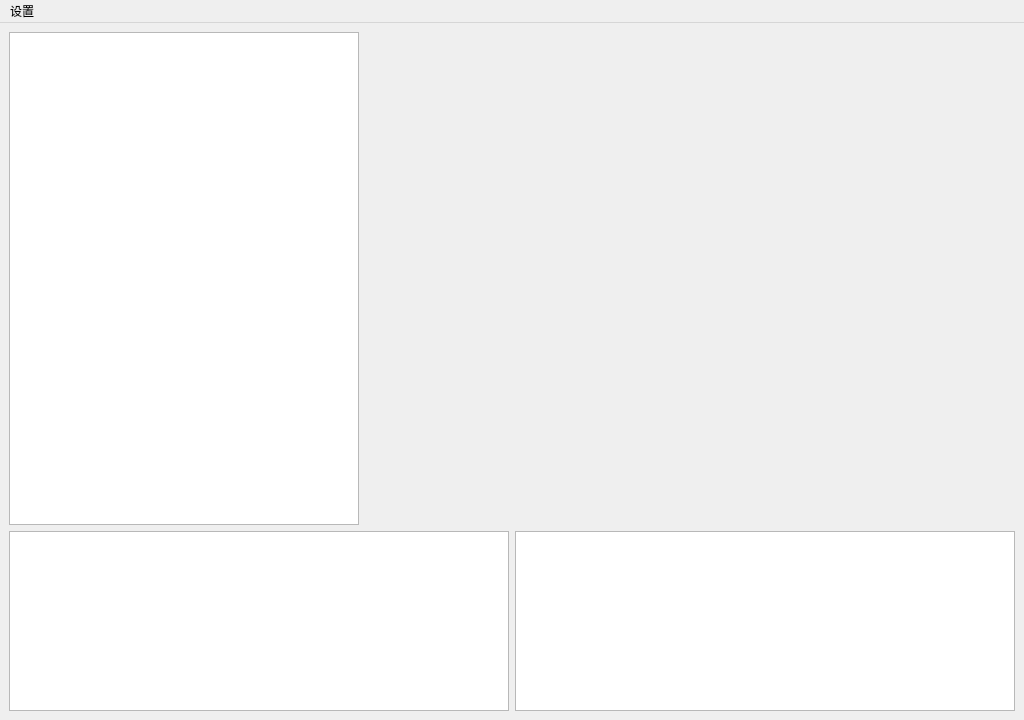
<?xml version="1.0" encoding="UTF-8"?>
<ui version="4.0">
 <class>MainWindow</class>
 <widget class="QMainWindow" name="MainWindow">
  <property name="geometry">
   <rect>
    <x>0</x>
    <y>0</y>
    <width>1024</width>
    <height>720</height>
   </rect>
  </property>
  <property name="windowTitle">
   <string>MainWindow</string>
  </property>
  <widget class="QWidget" name="centralwidget">
   <layout class="QVBoxLayout" name="verticalLayout">
    <item>
     <layout class="QHBoxLayout" name="horizontalLayout_2">
      <item>
       <widget class="QTreeView" name="treeViewDevice">
        <property name="sizePolicy">
         <sizepolicy hsizetype="Maximum" vsizetype="Expanding">
          <horstretch>0</horstretch>
          <verstretch>0</verstretch>
         </sizepolicy>
        </property>
        <property name="maximumSize">
         <size>
          <width>350</width>
          <height>16777215</height>
         </size>
        </property>
        <property name="styleSheet">
         <string notr="true">
QTreeView::branch:has-siblings:!adjoins-item {
      border-image: url(:/images/stylesheet-vline.png) 0;
  }

  QTreeView::branch:has-siblings:adjoins-item {
      border-image: url(:/images/stylesheet-branch-more.png) 0;
  }

  QTreeView::branch:!has-children:!has-siblings:adjoins-item {
      border-image: url(:/images/stylesheet-branch-end.png) 0;
  }

  QTreeView::branch:has-children:!has-siblings:closed,
  QTreeView::branch:closed:has-children:has-siblings {
          border-image: none;
          image: url(:/images/stylesheet-branch-closed.png);
  }

  QTreeView::branch:open:has-children:!has-siblings,
  QTreeView::branch:open:has-children:has-siblings  {
          border-image: none;
          image: url(:/images/stylesheet-branch-open.png);
  }</string>
        </property>
        <property name="alternatingRowColors">
         <bool>false</bool>
        </property>
        <property name="itemsExpandable">
         <bool>true</bool>
        </property>
        <attribute name="headerVisible">
         <bool>false</bool>
        </attribute>
       </widget>
      </item>
      <item>
       <widget class="BatteryInfoWidget" name="widget" native="true">
        <property name="sizePolicy">
         <sizepolicy hsizetype="Minimum" vsizetype="Minimum">
          <horstretch>0</horstretch>
          <verstretch>0</verstretch>
         </sizepolicy>
        </property>
        <property name="minimumSize">
         <size>
          <width>640</width>
          <height>480</height>
         </size>
        </property>
       </widget>
      </item>
     </layout>
    </item>
    <item>
     <layout class="QHBoxLayout" name="horizontalLayout">
      <item>
       <widget class="QTableView" name="tableViewDeviceDetail">
        <property name="sizePolicy">
         <sizepolicy hsizetype="Expanding" vsizetype="Maximum">
          <horstretch>0</horstretch>
          <verstretch>0</verstretch>
         </sizepolicy>
        </property>
        <property name="maximumSize">
         <size>
          <width>16777215</width>
          <height>180</height>
         </size>
        </property>
       </widget>
      </item>
      <item>
       <widget class="QTableView" name="tableViewWarnningInfo">
        <property name="sizePolicy">
         <sizepolicy hsizetype="Expanding" vsizetype="Maximum">
          <horstretch>0</horstretch>
          <verstretch>0</verstretch>
         </sizepolicy>
        </property>
        <property name="maximumSize">
         <size>
          <width>16777215</width>
          <height>180</height>
         </size>
        </property>
       </widget>
      </item>
     </layout>
    </item>
   </layout>
  </widget>
  <widget class="QMenuBar" name="menubar">
   <property name="geometry">
    <rect>
     <x>0</x>
     <y>0</y>
     <width>1024</width>
     <height>30</height>
    </rect>
   </property>
   <widget class="QMenu" name="menu">
    <property name="title">
     <string>设置</string>
    </property>
   </widget>
   <addaction name="menu"/>
  </widget>
 </widget>
 <customwidgets>
  <customwidget>
   <class>BatteryInfoWidget</class>
   <extends>QWidget</extends>
   <header>batteryinfowidget.h</header>
   <container>1</container>
  </customwidget>
 </customwidgets>
 <resources>
  <include location="ui-resource.qrc"/>
 </resources>
 <connections/>
</ui>
